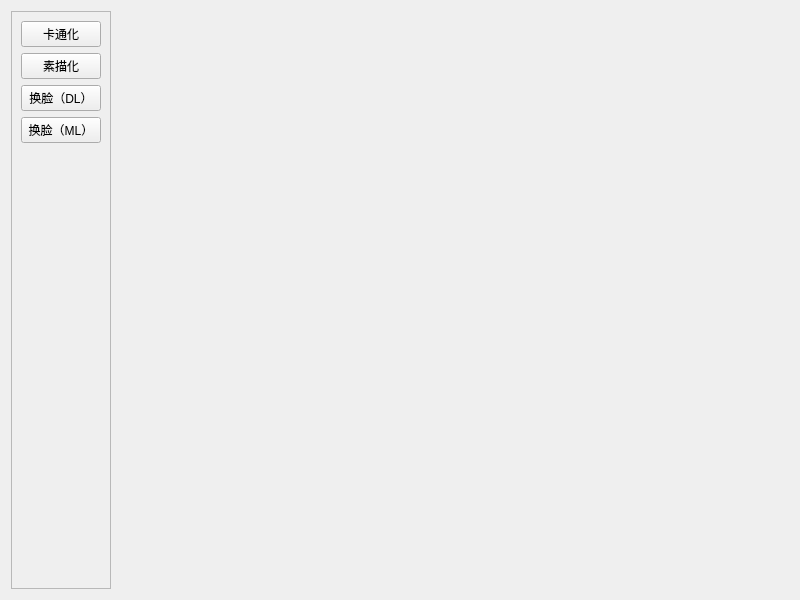
<?xml version="1.0" encoding="UTF-8"?>
<ui version="4.0">
 <class>MainWindow</class>
 <widget class="QWidget" name="MainWindow">
  <property name="geometry">
   <rect>
    <x>0</x>
    <y>0</y>
    <width>800</width>
    <height>600</height>
   </rect>
  </property>
  <property name="windowTitle">
   <string>图像处理工具</string>
  </property>
  <layout class="QHBoxLayout" name="horizontalLayout" stretch="0,1">
   <item>
    <widget class="QFrame" name="frame">
     <property name="frameShape">
      <enum>QFrame::StyledPanel</enum>
     </property>
     <property name="frameShadow">
      <enum>QFrame::Raised</enum>
     </property>
     <layout class="QVBoxLayout" name="verticalLayout">
      <item>
       <widget class="QPushButton" name="pushButton_catoonify">
        <property name="font">
         <font>
          <pointsize>9</pointsize>
          <weight>50</weight>
          <bold>false</bold>
         </font>
        </property>
        <property name="text">
         <string>卡通化</string>
        </property>
        <property name="checkable">
         <bool>true</bool>
        </property>
        <property name="checked">
         <bool>false</bool>
        </property>
       </widget>
      </item>
      <item>
       <widget class="QPushButton" name="pushButton_sketch">
        <property name="font">
         <font>
          <pointsize>9</pointsize>
          <weight>50</weight>
          <bold>false</bold>
         </font>
        </property>
        <property name="text">
         <string>素描化</string>
        </property>
        <property name="checkable">
         <bool>true</bool>
        </property>
       </widget>
      </item>
      <item>
       <widget class="QPushButton" name="pushButton_DL">
        <property name="font">
         <font>
          <pointsize>9</pointsize>
          <weight>50</weight>
          <bold>false</bold>
         </font>
        </property>
        <property name="text">
         <string>换脸（DL）</string>
        </property>
        <property name="checkable">
         <bool>true</bool>
        </property>
       </widget>
      </item>
      <item>
       <widget class="QPushButton" name="pushButton_ML">
        <property name="font">
         <font>
          <pointsize>9</pointsize>
          <weight>50</weight>
          <bold>false</bold>
         </font>
        </property>
        <property name="text">
         <string>换脸（ML）</string>
        </property>
        <property name="checkable">
         <bool>true</bool>
        </property>
       </widget>
      </item>
      <item>
       <spacer name="verticalSpacer">
        <property name="orientation">
         <enum>Qt::Vertical</enum>
        </property>
        <property name="sizeHint" stdset="0">
         <size>
          <width>20</width>
          <height>40</height>
         </size>
        </property>
       </spacer>
      </item>
     </layout>
    </widget>
   </item>
   <item>
    <widget class="QStackedWidget" name="stackedWidget_main"/>
   </item>
  </layout>
 </widget>
 <resources/>
 <connections/>
</ui>
